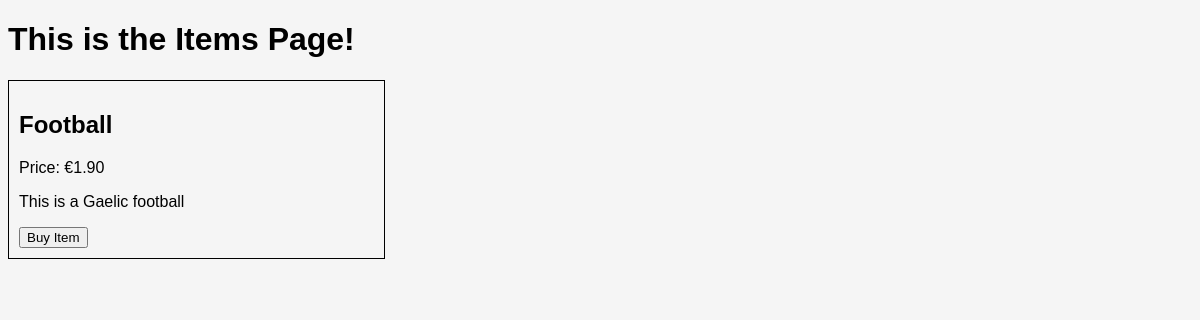
Page /items/ on the earlier database version.
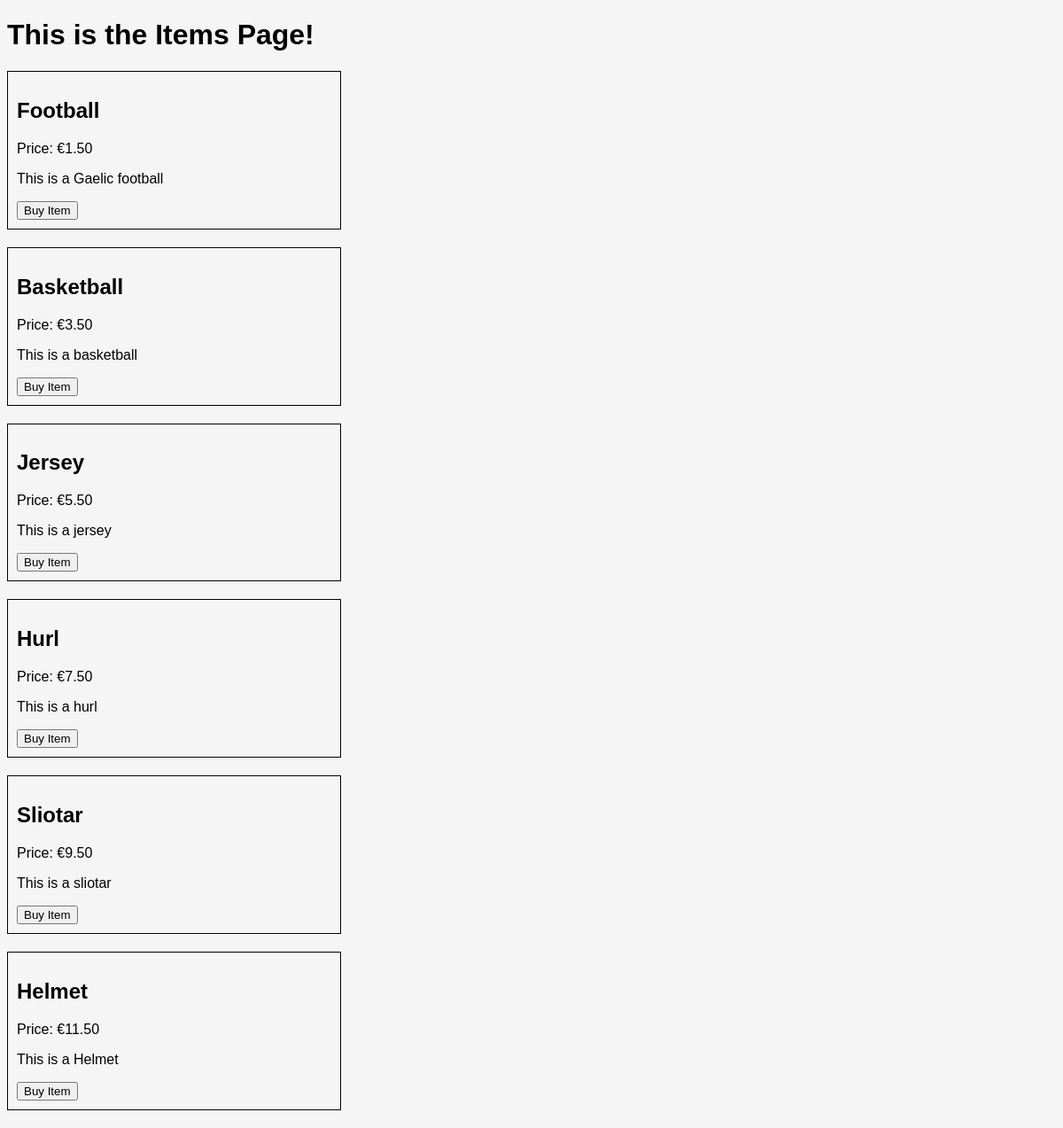
Same page on the later database version.
### SportsSalesShop/models.py (models this page shows, shortened)
class Item(models.Model):
    item_id = models.IntegerField(max_length = 100, primary_key = True)
    name = models.CharField(max_length = 20)
    price = models.FloatField(max_length = 20)
    description = models.CharField(max_length = 50)

### SportsSalesShop/views.py (the view)
# urls.py: path('items/', views.item),
def item(request):
    items = Item.objects.all()
    return render(request, 'items.html', {'items': items})

### SportsSalesShop/templates/items.html (shortened to what this page needs)
<!DOCTYPE html>
<html>
    <head>
    </head>
    <body style="font-family: Arial; background:#f5f5f5;">
        <h1> This is the Items Page! </h1>
    {% for item in items %}
    <div style = "margin-bottom:20px; padding:10px; width: 30%; border:1px solid;">
        <h2> {{item.name}} </h2>
        <p> Price:  €{{item.price | floatformat:2}} </p>
        <p> {{item.description}} </p>
        <a href = "/buy/{{item.item_id}}/">
            <button>Buy Item</button>
        </a>
    </div>
    {% endfor %}
    </body>
</html>

Differences in the rows shown:
changed Item "Football": price "1.90" → "1.50"
added Item: name "Basketball", price "3.50", description "This is a basketball"
added Item: name "Jersey", price "5.50", description "This is a jersey"
added Item: name "Hurl", price "7.50", description "This is a hurl"
added Item: name "Sliotar", price "9.50", description "This is a sliotar"
added Item: name "Helmet", price "11.50", description "This is a Helmet"
